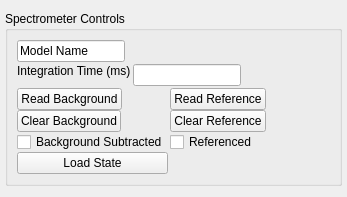
<?xml version="1.0" encoding="UTF-8"?>
<ui version="4.0">
 <class>spectrometer_controls</class>
 <widget class="QWidget" name="spectrometer_controls">
  <property name="geometry">
   <rect>
    <x>0</x>
    <y>0</y>
    <width>347</width>
    <height>197</height>
   </rect>
  </property>
  <property name="sizePolicy">
   <sizepolicy hsizetype="Preferred" vsizetype="Preferred">
    <horstretch>0</horstretch>
    <verstretch>0</verstretch>
   </sizepolicy>
  </property>
  <property name="windowTitle">
   <string>Form</string>
  </property>
  <layout class="QVBoxLayout" name="layout">
   <property name="spacing">
    <number>-1</number>
   </property>
   <property name="margin">
    <number>5</number>
   </property>
   <item>
    <widget class="QGroupBox" name="control_group">
     <property name="sizePolicy">
      <sizepolicy hsizetype="Preferred" vsizetype="Fixed">
       <horstretch>0</horstretch>
       <verstretch>0</verstretch>
      </sizepolicy>
     </property>
     <property name="title">
      <string>Spectrometer Controls</string>
     </property>
     <layout class="QVBoxLayout" name="control_layout">
      <property name="spacing">
       <number>2</number>
      </property>
      <item>
       <layout class="QHBoxLayout" name="information">
        <item>
         <widget class="QLineEdit" name="id_string">
          <property name="sizePolicy">
           <sizepolicy hsizetype="Preferred" vsizetype="Preferred">
            <horstretch>0</horstretch>
            <verstretch>0</verstretch>
           </sizepolicy>
          </property>
          <property name="text">
           <string>Model Name</string>
          </property>
          <property name="readOnly">
           <bool>true</bool>
          </property>
         </widget>
        </item>
        <item>
         <spacer name="horizontalSpacer">
          <property name="orientation">
           <enum>Qt::Horizontal</enum>
          </property>
          <property name="sizeHint" stdset="0">
           <size>
            <width>40</width>
            <height>20</height>
           </size>
          </property>
         </spacer>
        </item>
       </layout>
      </item>
      <item>
       <layout class="QHBoxLayout" name="horizontalLayout_2">
        <item>
         <layout class="QFormLayout" name="parameters_layout">
          <property name="fieldGrowthPolicy">
           <enum>QFormLayout::FieldsStayAtSizeHint</enum>
          </property>
          <property name="horizontalSpacing">
           <number>-1</number>
          </property>
          <property name="verticalSpacing">
           <number>-1</number>
          </property>
          <item row="0" column="0">
           <widget class="QLabel" name="integration_time_label">
            <property name="sizePolicy">
             <sizepolicy hsizetype="Fixed" vsizetype="Fixed">
              <horstretch>0</horstretch>
              <verstretch>0</verstretch>
             </sizepolicy>
            </property>
            <property name="text">
             <string>Integration Time (ms)</string>
            </property>
           </widget>
          </item>
          <item row="0" column="1">
           <widget class="QLineEdit" name="integration_time">
            <property name="sizePolicy">
             <sizepolicy hsizetype="Fixed" vsizetype="Fixed">
              <horstretch>0</horstretch>
              <verstretch>0</verstretch>
             </sizepolicy>
            </property>
           </widget>
          </item>
         </layout>
        </item>
        <item>
         <spacer name="horizontalSpacer_2">
          <property name="orientation">
           <enum>Qt::Horizontal</enum>
          </property>
          <property name="sizeHint" stdset="0">
           <size>
            <width>40</width>
            <height>20</height>
           </size>
          </property>
         </spacer>
        </item>
       </layout>
      </item>
      <item>
       <layout class="QGridLayout" name="referencing">
        <property name="horizontalSpacing">
         <number>-1</number>
        </property>
        <property name="verticalSpacing">
         <number>0</number>
        </property>
        <item row="0" column="1">
         <widget class="QPushButton" name="read_reference_button">
          <property name="sizePolicy">
           <sizepolicy hsizetype="Fixed" vsizetype="Fixed">
            <horstretch>0</horstretch>
            <verstretch>0</verstretch>
           </sizepolicy>
          </property>
          <property name="text">
           <string>Read Reference</string>
          </property>
         </widget>
        </item>
        <item row="1" column="1">
         <widget class="QPushButton" name="clear_reference_button">
          <property name="sizePolicy">
           <sizepolicy hsizetype="Fixed" vsizetype="Fixed">
            <horstretch>0</horstretch>
            <verstretch>0</verstretch>
           </sizepolicy>
          </property>
          <property name="text">
           <string>Clear Reference</string>
          </property>
         </widget>
        </item>
        <item row="0" column="0">
         <widget class="QPushButton" name="read_background_button">
          <property name="sizePolicy">
           <sizepolicy hsizetype="Fixed" vsizetype="Fixed">
            <horstretch>0</horstretch>
            <verstretch>0</verstretch>
           </sizepolicy>
          </property>
          <property name="text">
           <string>Read Background</string>
          </property>
         </widget>
        </item>
        <item row="1" column="0">
         <widget class="QPushButton" name="clear_background_button">
          <property name="sizePolicy">
           <sizepolicy hsizetype="Fixed" vsizetype="Fixed">
            <horstretch>0</horstretch>
            <verstretch>0</verstretch>
           </sizepolicy>
          </property>
          <property name="text">
           <string>Clear Background</string>
          </property>
         </widget>
        </item>
        <item row="0" column="3">
         <spacer name="horizontalSpacer_4">
          <property name="orientation">
           <enum>Qt::Horizontal</enum>
          </property>
          <property name="sizeHint" stdset="0">
           <size>
            <width>40</width>
            <height>20</height>
           </size>
          </property>
         </spacer>
        </item>
        <item row="2" column="0">
         <widget class="QCheckBox" name="background_subtracted">
          <property name="sizePolicy">
           <sizepolicy hsizetype="Fixed" vsizetype="Fixed">
            <horstretch>0</horstretch>
            <verstretch>0</verstretch>
           </sizepolicy>
          </property>
          <property name="text">
           <string>Background Subtracted</string>
          </property>
         </widget>
        </item>
        <item row="2" column="1">
         <widget class="QCheckBox" name="referenced">
          <property name="sizePolicy">
           <sizepolicy hsizetype="Fixed" vsizetype="Fixed">
            <horstretch>0</horstretch>
            <verstretch>0</verstretch>
           </sizepolicy>
          </property>
          <property name="text">
           <string>Referenced</string>
          </property>
         </widget>
        </item>
        <item row="3" column="0">
         <widget class="QPushButton" name="load_state_button">
          <property name="text">
           <string>Load State</string>
          </property>
         </widget>
        </item>
       </layout>
      </item>
     </layout>
     <zorder></zorder>
     <zorder></zorder>
     <zorder></zorder>
    </widget>
   </item>
  </layout>
 </widget>
 <resources/>
 <connections/>
</ui>
